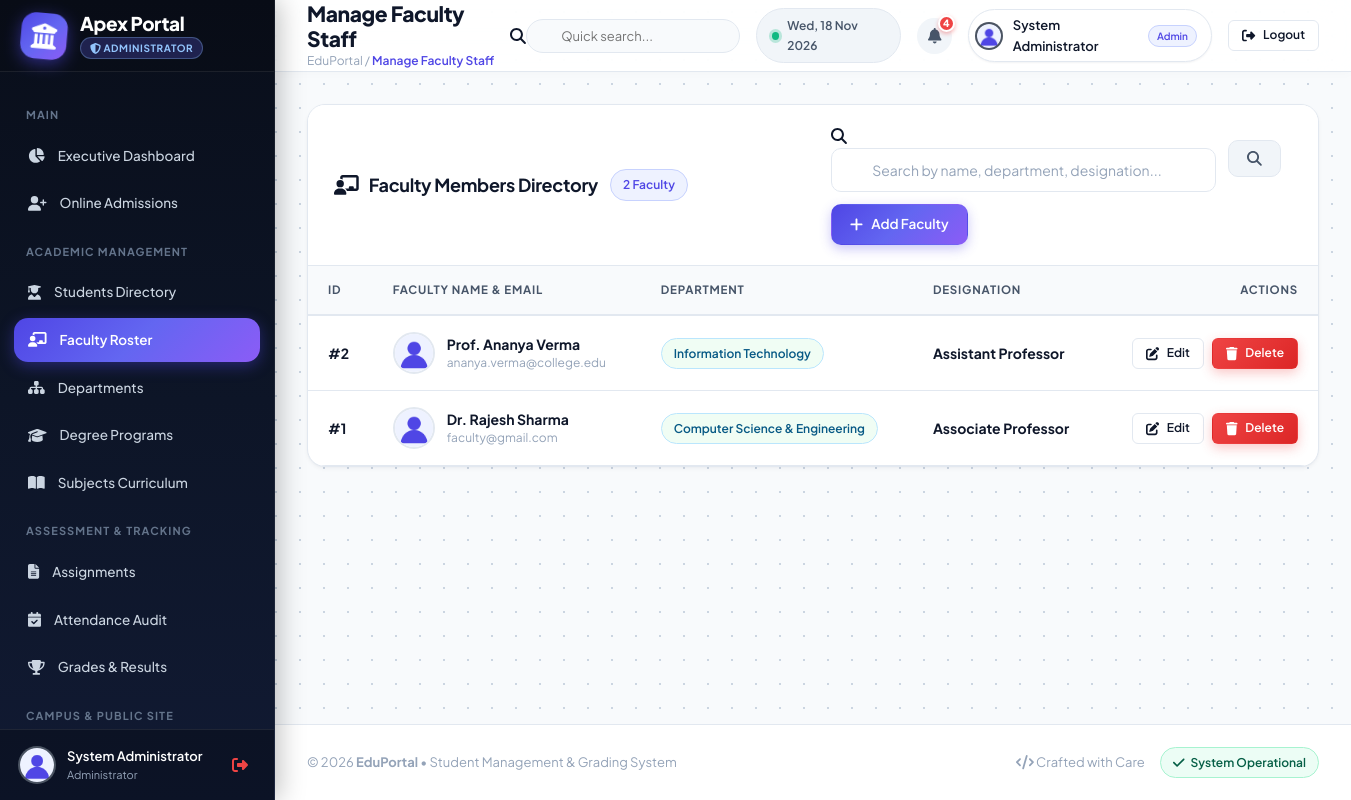
/admin/manage_faculty.php (signed in), run on an earlier commit of the app's database.
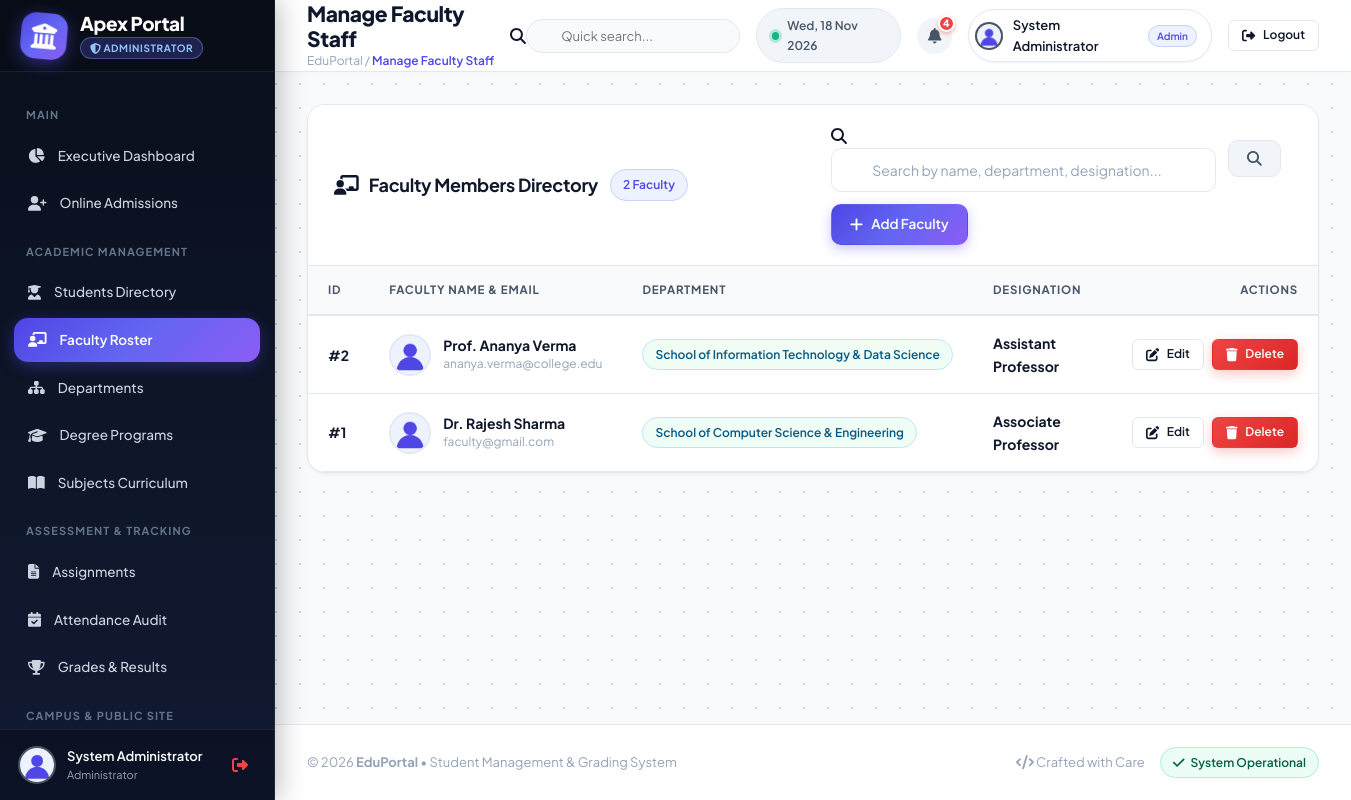
And on a later commit of the database.
### tables this page shows
CREATE TABLE `faculty` (
  `faculty_id` int(11) NOT NULL AUTO_INCREMENT,
  `user_id` int(11) NOT NULL,
  `department_id` int(11) DEFAULT NULL,
  `department` varchar(100) DEFAULT 'Computer Science',
  `designation` varchar(100) NOT NULL DEFAULT 'Assistant Professor',
  `qualification` varchar(150) NOT NULL DEFAULT 'Ph.D. / M.Tech',
  `specialization` varchar(200) DEFAULT 'Computer Networks, AI',
  `office` varchar(100) DEFAULT 'Block A, Room 304',
  `profile_picture` varchar(255) DEFAULT NULL,
  `created_at` timestamp NOT NULL DEFAULT current_timestamp(),
  PRIMARY KEY (`faculty_id`),
  UNIQUE KEY `user_id` (`user_id`),
  KEY `user_id_2` (`user_id`),
  KEY `department_id` (`department_id`),
  CONSTRAINT `fk_fac_dept` FOREIGN KEY (`department_id`) REFERENCES `departments` (`department_id`) ON DELETE SET NULL,
  CONSTRAINT `fk_fac_user` FOREIGN KEY (`user_id`) REFERENCES `users` (`id`) ON DELETE CASCADE
);

CREATE TABLE `users` (
  `id` int(11) NOT NULL AUTO_INCREMENT,
  `name` varchar(120) NOT NULL,
  `email` varchar(120) NOT NULL,
  `password` varchar(255) NOT NULL,
  `role` enum('admin','faculty','student') NOT NULL DEFAULT 'student',
  `profile_picture` varchar(255) DEFAULT NULL,
  `phone` varchar(30) DEFAULT NULL,
  `created_at` timestamp NOT NULL DEFAULT current_timestamp(),
  PRIMARY KEY (`id`),
  UNIQUE KEY `email` (`email`)
);

### admin/manage_faculty.php (the view, shortened to what this page needs)
<?php
include("../config/db.php");
$search = "";
if (isset($_GET['search']) && !empty(trim($_GET['search']))) {
    $search = escape($con, $_GET['search']);
    $query = mysqli_query($con, "
        SELECT faculty.*, users.name, users.email
        FROM faculty
        INNER JOIN users ON faculty.user_id = users.id
        WHERE users.name LIKE '%$search%'
           OR users.email LIKE '%$search%'
           OR faculty.department LIKE '%$search%'
           OR faculty.designation LIKE '%$search%'
        ORDER BY faculty.faculty_id DESC
    ");
} else {
    $query = mysqli_query($con, "
        SELECT faculty.*, users.name, users.email
        FROM faculty
        INNER JOIN users ON faculty.user_id = users.id
        ORDER BY faculty.faculty_id DESC
    ");
}
include("../includes/header.php");
include("../includes/sidebar_admin.php");
include("../includes/navbar.php");
?>
<div class="card">
    <div class="card-header">
        <div style="display:flex; align-items:center; gap:12px; flex-wrap:wrap;">
            <h3><i class="fa-solid fa-chalkboard-user"></i> Faculty Members Directory</h3>
            <span class="badge badge-primary"><?php echo mysqli_num_rows($query); ?> Faculty</span>
        </div>
        <div style="display:flex; align-items:center; gap:12px; flex-wrap:wrap;">
            <form method="GET" class="search-toolbar">
                <div class="search-input-group">
                    <i class="fa-solid fa-magnifying-glass"></i>
                    <input type="text" name="search" class="form-control" placeholder="Search by name, department, designation..." value="<?php echo htmlspecialchars($search); ?>">
                </div>
                <button type="submit" class="btn btn-secondary"><i class="fa-solid fa-search"></i></button>
            </form>
            <a href="add_faculty.php" class="btn btn-primary">
                <i class="fa-solid fa-plus"></i> Add Faculty
            </a>
        </div>
    </div>
    <div class="card-body" style="padding:0;">
        <div class="table-responsive">
            <table class="custom-table">
                <thead>
                    <tr>
                        <th>ID</th>
                        <th>Faculty Name & Email</th>
                        <th>Department</th>
                        <th>Designation</th>
                        <th style="text-align:right;">Actions</th>
                    </tr>
                </thead>
                <tbody>
                    <?php if ($query && mysqli_num_rows($query) > 0): ?>
                        <?php while ($row = mysqli_fetch_assoc($query)):
                            $pic = !empty($row['profile_picture']) && file_exists("../uploads/profile_pictures/" . $row['profile_picture'])
                                ? "../uploads/profile_pictures/" . $row['profile_picture']
                                : "../assets/images/default-user.png";
                        ?>
                            <tr>
                                <td><strong>#<?php echo $row['faculty_id']; ?></strong></td>
                                <td>
                                    <div class="table-user-cell">
                                        <img src="<?php echo $pic; ?>" alt="Faculty Photo" class="table-avatar">
                                        <div>
                                            <div class="user-name"><?php echo htmlspecialchars($row['name']); ?></div>
                                            <div class="user-subtext"><?php echo htmlspecialchars($row['email']); ?></div>
                                        </div>
                                    </div>
                                </td>
                                <td><span class="badge badge-info"><?php echo htmlspecialchars($row['department']); ?></span></td>
                                <td><strong><?php echo htmlspecialchars($row['designation']); ?></strong></td>
                                <td style="text-align:right;">
                                    <div class="table-actions">
                                        <a href="edit_faculty.php?id=<?php echo $row['faculty_id']; ?>" class="btn btn-outline btn-sm" title="Edit Faculty">
                                            <i class="fa-solid fa-pen-to-square"></i> Edit
                                        </a>
                                        <a href="delete_faculty.php?id=<?php echo $row['faculty_id']; ?>" class="btn btn-danger btn-sm" onclick="return confirm('Are you sure you want to delete faculty <?php echo htmlspecialchars(addslashes($row['name'])); ?>?')" title="Delete Faculty">
                                            <i class="fa-solid fa-trash"></i> Delete
                                        </a>
                                    </div>
                                </td>
                            </tr>
                        <?php endwhile; ?>
                    <?php endif; ?>
                </tbody>
            </table>
        </div>
    </div>
</div>
<?php include("../includes/footer.php"); ?>

What changed in the data, as far as the page shows it:
changed faculty "Assistant Professor": department "Information Technology" → "School of Information Technology & Data Science"
changed faculty "Associate Professor": department "Computer Science & Engineering" → "School of Computer Science & Engineering"
